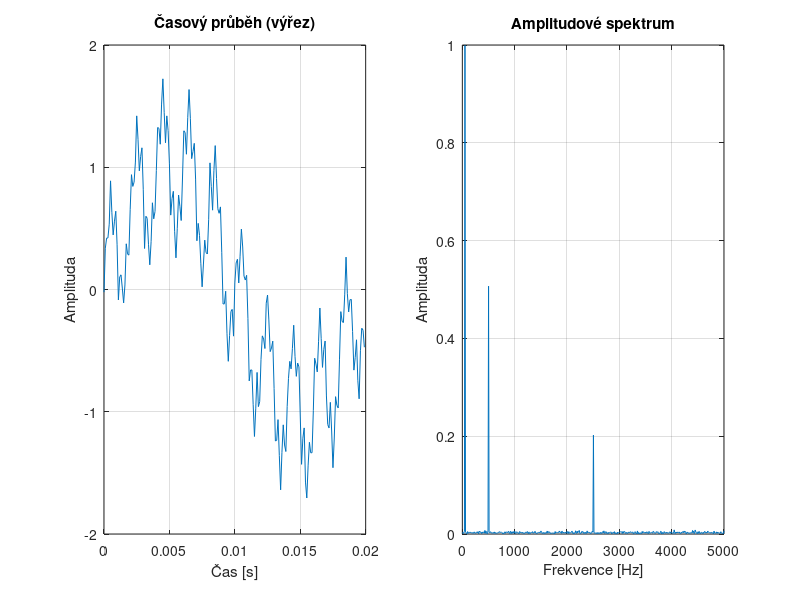

Reproduce this figure in MATLAB. (Note: this script raises an error after producing the figure.)
% =========================================================================
% Generování testovacích signálů pro DSP filtrace
% =========================================================================
clear; clc; close all;

%% 1. Parametry signálu
fs = 10000;         % Vzorkovací frekvence (10 kHz)
f1 = 50;   A1 = 1.0; % Nízkofrekvenční složka
f2 = 500;  A2 = 0.5; % Středněfrekvenční složka
f3 = 2500; A3 = 0.2; % Vysokofrekvenční složka
noise_power = 0.05;  % Výkon bílého šumu

%% 2. Definice velikostí datasetů
N_small = 1e3;      % 1 000 vzorků
N_medium = 1e5;     % 100 000 vzorků
N_large = 1e7;      % 10 000 000 vzorků

% Anonymní funkce pro generování signálu (aby se kód neopakoval)
generate_signal = @(N) A1*sin(2*pi*f1*(0:N-1)/fs) + ...
                       A2*sin(2*pi*f2*(0:N-1)/fs) + ...
                       A3*sin(2*pi*f3*(0:N-1)/fs) + ...
                       noise_power * randn(1, N);

%% 3. Generování signálů
disp('Generuji signály...');
sig_small  = generate_signal(N_small)';   % Transpozice na sloupcový vektor
%sig_medium = generate_signal(N_medium)';
%sig_large  = generate_signal(N_large)';

%% 4. Vykreslení malého signálu a jeho spektra pro kontrolu
t_small = (0:N_small-1)/fs;
figure('Name', 'Analýza malého signálu', 'Position', [100 100 800 400]);

% Časová oblast
subplot(1,2,1);
plot(t_small(1:200), sig_small(1:200)); % Zobrazíme jen prvních 200 vzorků
title('Časový průběh (výřez)');
xlabel('Čas [s]'); ylabel('Amplituda');
grid on;

% Frekvenční oblast (FFT)
subplot(1,2,2);
f_axis = linspace(0, fs/2, N_small/2);
sig_fft = abs(fft(sig_small))/N_small;
plot(f_axis, 2*sig_fft(1:N_small/2));
title('Amplitudové spektrum');
xlabel('Frekvence [Hz]'); ylabel('Amplituda');
grid on;

%% 5. Export do CSV
disp('Exportuji do CSV (to může u velkého datasetu chvíli trvat)...');

input_path = '../data/input/';
% writematrix je v novějších verzích Matlabu velmi rychlý
writematrix(sig_small, strcat(input_path, 'signal_small.csv'));
disp('signal_small.csv uložen.');

%writematrix(sig_medium, 'signal_medium.csv');
%disp('signal_medium.csv uložen.'s);

%writematrix(sig_large, 'signal_large.csv');
%disp('signal_large.csv uložen.');

disp('Hotovo!');
